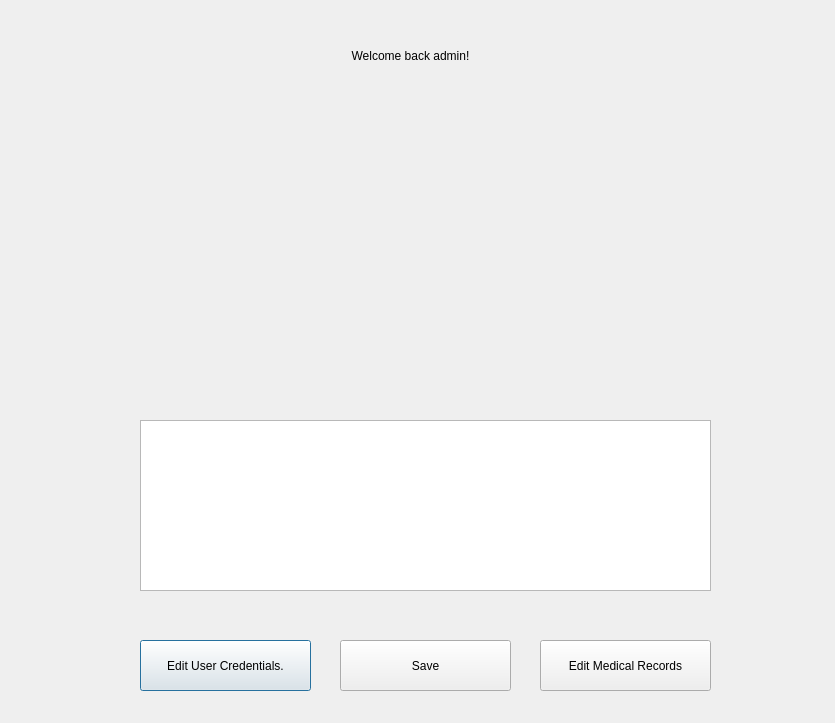
<?xml version="1.0" encoding="UTF-8"?>
<ui version="4.0">
 <class>admin</class>
 <widget class="QDialog" name="admin">
  <property name="geometry">
   <rect>
    <x>0</x>
    <y>0</y>
    <width>835</width>
    <height>723</height>
   </rect>
  </property>
  <property name="windowTitle">
   <string>Dialog</string>
  </property>
  <widget class="QPushButton" name="pushButton">
   <property name="geometry">
    <rect>
     <x>140</x>
     <y>640</y>
     <width>171</width>
     <height>51</height>
    </rect>
   </property>
   <property name="text">
    <string>Edit User Credentials.</string>
   </property>
  </widget>
  <widget class="QPushButton" name="pushButton_2">
   <property name="geometry">
    <rect>
     <x>340</x>
     <y>640</y>
     <width>171</width>
     <height>51</height>
    </rect>
   </property>
   <property name="text">
    <string>Save</string>
   </property>
  </widget>
  <widget class="QLabel" name="PixmapCleo">
   <property name="geometry">
    <rect>
     <x>220</x>
     <y>110</y>
     <width>401</width>
     <height>131</height>
    </rect>
   </property>
   <property name="text">
    <string/>
   </property>
  </widget>
  <widget class="QLabel" name="label">
   <property name="geometry">
    <rect>
     <x>210</x>
     <y>30</y>
     <width>401</width>
     <height>51</height>
    </rect>
   </property>
   <property name="text">
    <string>Welcome back admin!</string>
   </property>
   <property name="alignment">
    <set>Qt::AlignCenter</set>
   </property>
  </widget>
  <widget class="QTextEdit" name="textEdit">
   <property name="geometry">
    <rect>
     <x>140</x>
     <y>420</y>
     <width>571</width>
     <height>171</height>
    </rect>
   </property>
  </widget>
  <widget class="QPushButton" name="pushButton_3">
   <property name="geometry">
    <rect>
     <x>540</x>
     <y>640</y>
     <width>171</width>
     <height>51</height>
    </rect>
   </property>
   <property name="text">
    <string>Edit Medical Records</string>
   </property>
  </widget>
 </widget>
 <resources/>
 <connections/>
</ui>
